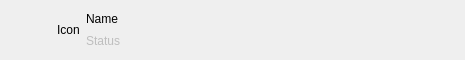
<?xml version="1.0" encoding="UTF-8"?>
<ui version="4.0">
 <class>DevicePanel</class>
 <widget class="QWidget" name="DevicePanel">
  <property name="geometry">
   <rect>
    <x>0</x>
    <y>0</y>
    <width>465</width>
    <height>60</height>
   </rect>
  </property>
  <property name="windowTitle">
   <string notr="true">Form</string>
  </property>
  <layout class="QHBoxLayout" name="horizontalLayout">
   <item>
    <widget class="QPushButton" name="infoButton">
     <property name="text">
      <string/>
     </property>
     <property name="icon">
      <iconset theme="help-about"/>
     </property>
     <property name="flat">
      <bool>true</bool>
     </property>
    </widget>
   </item>
   <item>
    <widget class="QLabel" name="iconLabel">
     <property name="text">
      <string notr="true">Icon</string>
     </property>
    </widget>
   </item>
   <item>
    <layout class="QVBoxLayout" name="verticalLayout">
     <item>
      <widget class="QLabel" name="connectionNameLabel">
       <property name="sizePolicy">
        <sizepolicy hsizetype="Expanding" vsizetype="Preferred">
         <horstretch>0</horstretch>
         <verstretch>0</verstretch>
        </sizepolicy>
       </property>
       <property name="text">
        <string notr="true">Name</string>
       </property>
      </widget>
     </item>
     <item>
      <widget class="QLabel" name="connectionNameSubLabel">
       <property name="enabled">
        <bool>false</bool>
       </property>
       <property name="text">
        <string notr="true">Status</string>
       </property>
      </widget>
     </item>
    </layout>
   </item>
   <item>
    <layout class="QHBoxLayout" name="buttonLayout">
     <property name="spacing">
      <number>0</number>
     </property>
    </layout>
   </item>
  </layout>
 </widget>
 <resources/>
 <connections/>
</ui>
